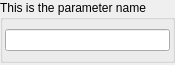
<?xml version="1.0" encoding="UTF-8"?>
<ui version="4.0">
 <class>param_text</class>
 <widget class="QWidget" name="param_text">
  <property name="geometry">
   <rect>
    <x>0</x>
    <y>0</y>
    <width>149</width>
    <height>65</height>
   </rect>
  </property>
  <property name="sizePolicy">
   <sizepolicy hsizetype="Preferred" vsizetype="Preferred">
    <horstretch>0</horstretch>
    <verstretch>0</verstretch>
   </sizepolicy>
  </property>
  <property name="windowTitle">
   <string>Form</string>
  </property>
  <layout class="QVBoxLayout" name="verticalLayout">
   <property name="spacing">
    <number>0</number>
   </property>
   <property name="leftMargin">
    <number>0</number>
   </property>
   <property name="topMargin">
    <number>0</number>
   </property>
   <property name="rightMargin">
    <number>0</number>
   </property>
   <property name="bottomMargin">
    <number>2</number>
   </property>
   <item>
    <widget class="QGroupBox" name="groupBox">
     <property name="title">
      <string>This is the parameter name</string>
     </property>
     <property name="flat">
      <bool>false</bool>
     </property>
     <layout class="QVBoxLayout" name="verticalLayout_groupBox">
      <property name="spacing">
       <number>1</number>
      </property>
      <property name="margin">
       <number>2</number>
      </property>
      <item>
       <widget class="QLineEdit" name="text_lineEdit"/>
      </item>
     </layout>
    </widget>
   </item>
  </layout>
 </widget>
 <resources/>
 <connections/>
</ui>
